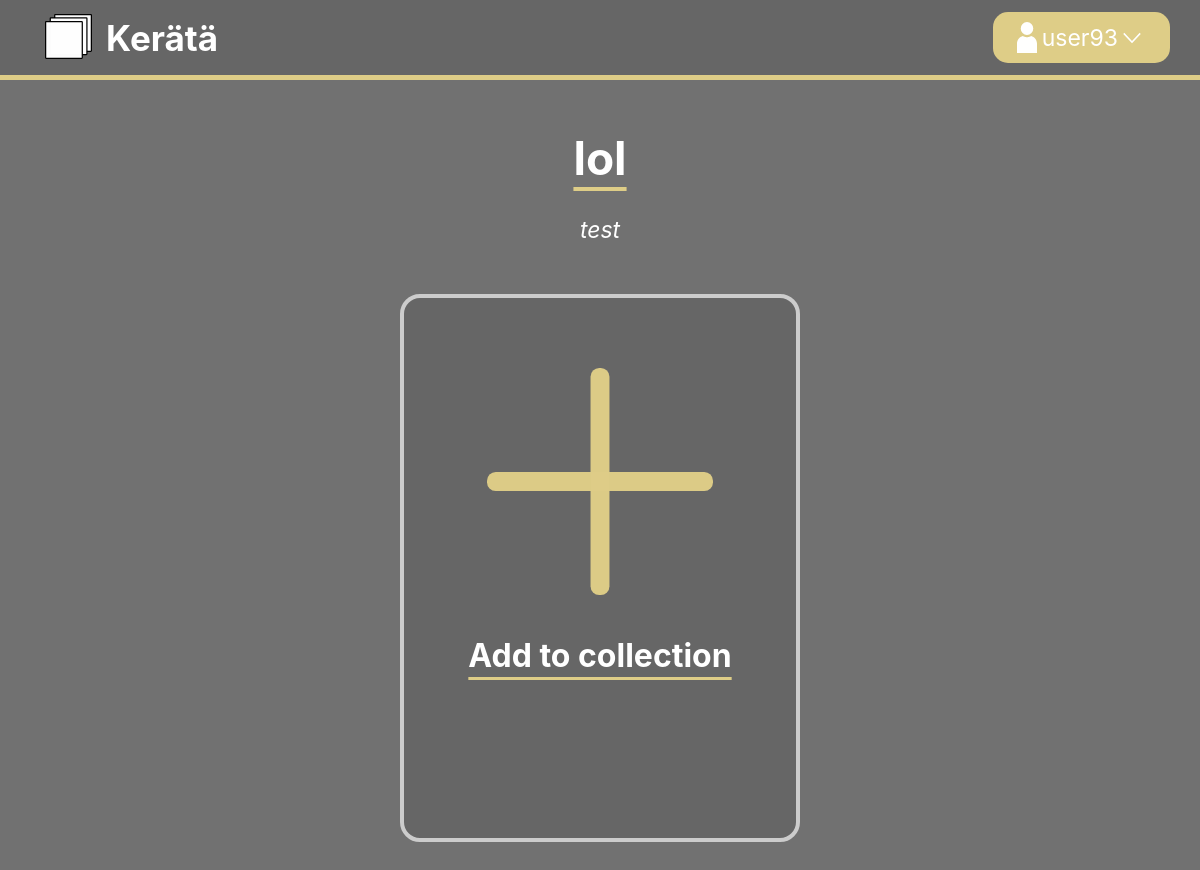
The app's page /post_content?current_post_id=3 (signed in), older data.
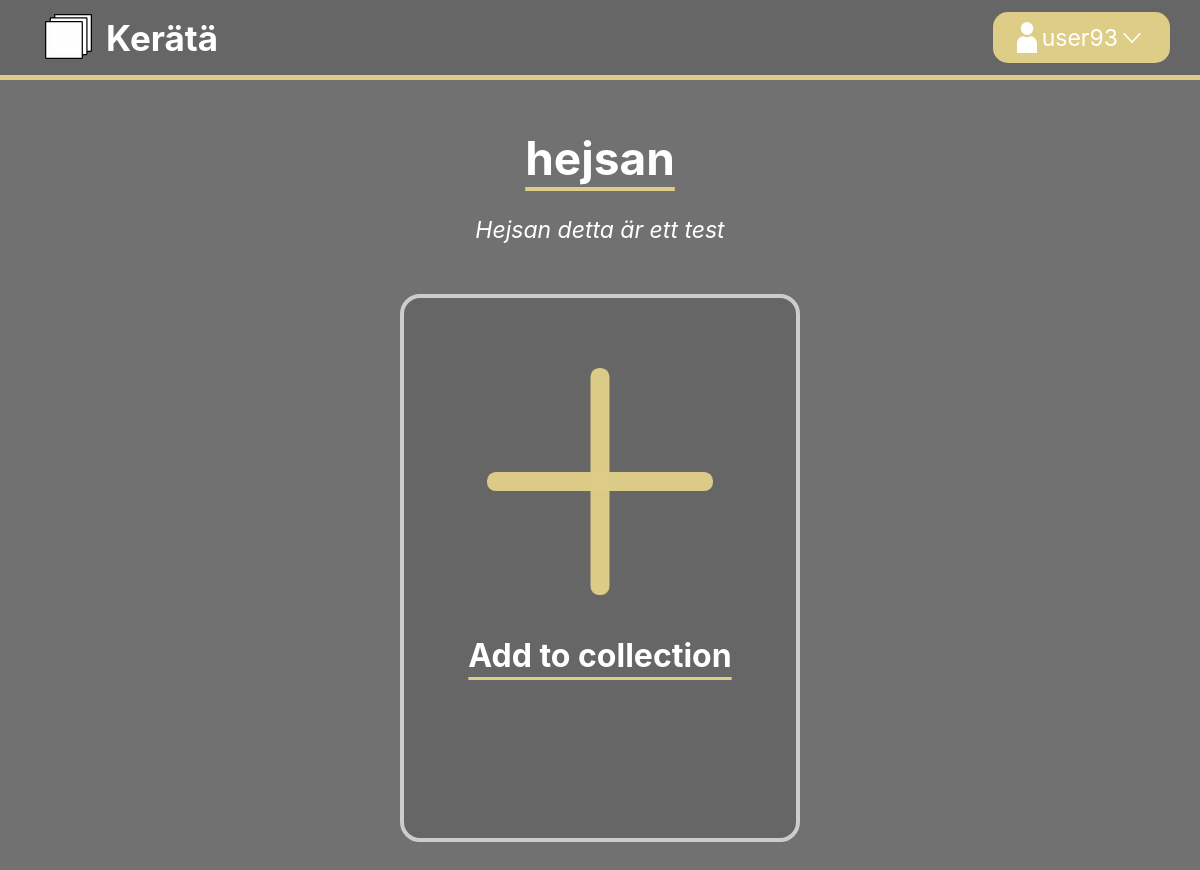
The same page, newer data.
### app/models.py (models this page shows, shortened)
class User(UserMixin, db.Model):
    id = db.Column(db.Integer, primary_key=True)
    username = db.Column(db.String(64), index=True, unique=True)
    password_hash = db.Column(db.String(128))
    posts = db.relationship('Post', backref='author', lazy='dynamic')
    postcontents = db.relationship('PostContent', backref='author', lazy='dynamic')

class Post(db.Model): #Göra lista med alla posts i denna för detta ska vara en post som innehåller posts
    id = db.Column(db.Integer, primary_key=True)
    title = db.Column(db.String(64))
    description = db.Column(db.String(140))
    timestamp = db.Column(db.DateTime, index=True, default=datetime.utcnow)
    user_id = db.Column(db.Integer, db.ForeignKey('user.id'))
    image = db.Column(db.String(64))

### app/routes.py (the view)
@app.route('/post_content', methods=['GET', 'POST'])
@login_required
def post_content():
    current_post_id = int(request.args.get("current_post_id"))
    posts = Post.query.all()
    current_post = posts[current_post_id - 1]
    postcontents = current_user.postcontents.all()
    user_data_dir = "/static/user_data/" + current_user.username
    return render_template('post_content.html', postcontents=postcontents, current_post=current_post, file_dir=user_data_dir, title=current_post.title)

### app/models.py (called while the page is built)
@login.user_loader
def load_user(id):
    return User.query.get(int(id))

### app/templates/post_content.html (shortened to what this page needs)
{% extends "base.html" %}
{% block content %}
<h1>{{ current_post.title }}</h1>
{% if current_post.description %}
	<p class="post-description">{{ current_post.description }}</p>
{% endif %}
<div class="post-box-container">
	<a href="{{ url_for('addpostcontent', current_post_id=current_post.id) }}" class="post-box">
		<img class="add-image" src="/static/images/elements/bigplus.svg" alt="add icon">
		<div class="add-name">Add to collection</div>
	</a>
</div>
{% endblock %}

### app/templates/base.html (shortened to what this page needs)
<!DOCTYPE html>
<html lang="en">
<head>
	<link href="{{ url_for('static', filename='style.css') }}" rel="stylesheet" type="text/css" media="all">
</head>
<body>
	<div id="topnav">
		<a class="logo" href="{{ url_for('index') }}">
			<img src="{{ url_for('static', filename='images/elements/logo.svg') }}" alt="logo icon">
			<div class="logotext">
				Kerätä
			</div>
		</a>
		{% if current_user.is_anonymous %}
		<a href="{{ url_for('login') }}" class="user">
			Sign in
		</a>
		{% else %}
		<span onclick="toggleDropdown()" class="dropdown">
			<div id="user" class="user">
				<img src="{{ url_for('static', filename='images/elements/user.svg') }}" style="padding-right: 5px" alt="user" width="25">
				{{ current_user.username }}
				<img src="{{ url_for('static', filename='images/elements/arrow.svg') }}" id="arrow" alt="down arrow" width="28">
			</div>
		</span>
		{% endif %}
	</div>
	{% block content %}{% endblock %}
</body>
</html>

### app/static/style.css (style rules this page uses)
* { margin: 0; padding: 0; box-sizing: border-box; }
body { color: white; font-family: -apple-system, BlinkMacSystemFont, avenir next, avenir, segoe ui, helvetica neue, helvetica, Cantarell, Ubuntu, roboto, noto, arial, sans-serif; font-size: 23px; overflow-x: hidd5n; background-color: #717171; margin-bottom: 120px; }
a { text-decoration: none; color: white }
#topnav { display: flex; background-color: #666666ff; align-items: center; height: 80px; border-bottom: 5px solid #decd87; overflow: hidden; width: 100%; position: sticky; top: 0; z-index: 100; }
.logo { display: flex; justify-content: center; align-items: center; }
#topnav .logo { margin-left: 40px; cursor: pointer; }
.logo img { padding-bottom: 10px; width: 26%; margin-top: 8px; margin-right: 6px; }
.logotext { font-size: 35px; padding-left: 8px; font-weight: bold; color: white; }
#topnav .user { margin-left: auto; margin-right: 30px; background-color: #decd87; padding: 10px; padding-inline: 24px; border-radius: 15px; border-width: 0; border: none; color: white; display: flex; justify-content: center; align-items: center; cursor: pointer; user-select: none; }
#topnav .user img { transition: 0.2s cubic-bezier(0.4, 0, 0.2, 1); }
.dropdown { position: relative; display: inline-block; margin-left: auto; }
h1 { text-decoration: underline; margin-top: 50px; text-decoration-thickness: 4px; text-decoration-color: #decd87; text-underline-offset: 12px; text-align: center; margin-left: auto; margin-right: auto; color: white; }
.post-box-container { display: flex; flex-wrap: wrap; justify-content: center; margin-top: 30px; }
.post-box { text-align: center; width: 300px; margin-inline: 60px; margin-top: 50px; background-color: #666666; border-style: solid; border-color: #ccccccff; border-width: 4.634px; padding-bottom: 70px; width: 400px; cursor: pointer; border-radius: 20px; height: 548px; }
.post-box .add-image { margin-top: 70px; }
.post-box .add-name { font-weight: bold; margin-top: 35px; font-size: 32px; text-align: left; text-decoration: underline; text-decoration-thickness: 3px; text-decoration-color: #decd87; text-underline-offset: 10px; margin-bottom: 14px; display: flex; justify-content: center; }
.post-description { margin-top: 30px; margin-bottom: -30px; text-align: center; margin-left: auto; margin-right: auto; font-style: italic; max-width: 90%; word-wrap: wrap; overflow-x: hidden; }

Row changes from the older to the newer data that the page shows:
changed Post: title "lol" → "hejsan"; description "test" → "Hejsan detta är ett test"
